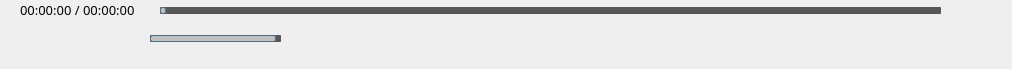
<?xml version="1.0" encoding="UTF-8"?>
<ui version="4.0">
 <class>Console</class>
 <widget class="QWidget" name="Console">
  <property name="geometry">
   <rect>
    <x>0</x>
    <y>0</y>
    <width>1012</width>
    <height>69</height>
   </rect>
  </property>
  <property name="font">
   <font>
    <strikeout>false</strikeout>
   </font>
  </property>
  <property name="focusPolicy">
   <enum>Qt::StrongFocus</enum>
  </property>
  <property name="windowTitle">
   <string>Form</string>
  </property>
  <property name="autoFillBackground">
   <bool>false</bool>
  </property>
  <property name="styleSheet">
   <string notr="true"/>
  </property>
  <widget class="QGroupBox" name="groupBox_0">
   <property name="enabled">
    <bool>true</bool>
   </property>
   <property name="geometry">
    <rect>
     <x>0</x>
     <y>10</y>
     <width>161</width>
     <height>41</height>
    </rect>
   </property>
   <property name="font">
    <font>
     <strikeout>false</strikeout>
    </font>
   </property>
   <property name="autoFillBackground">
    <bool>false</bool>
   </property>
   <property name="styleSheet">
    <string notr="true">border:none</string>
   </property>
   <property name="title">
    <string/>
   </property>
  </widget>
  <widget class="QGroupBox" name="groupBox_1">
   <property name="geometry">
    <rect>
     <x>0</x>
     <y>20</y>
     <width>291</width>
     <height>41</height>
    </rect>
   </property>
   <property name="styleSheet">
    <string notr="true">border:none</string>
   </property>
   <property name="title">
    <string/>
   </property>
   <widget class="QPushButton" name="pushButton_play">
    <property name="geometry">
     <rect>
      <x>10</x>
      <y>0</y>
      <width>51</width>
      <height>41</height>
     </rect>
    </property>
    <property name="text">
     <string/>
    </property>
    <property name="icon">
     <iconset resource="Resources.qrc">
      <normaloff>:/icon/play_on.png</normaloff>:/icon/play_on.png</iconset>
    </property>
    <property name="iconSize">
     <size>
      <width>28</width>
      <height>28</height>
     </size>
    </property>
    <property name="shortcut">
     <string>Space</string>
    </property>
    <property name="checkable">
     <bool>false</bool>
    </property>
    <property name="checked">
     <bool>false</bool>
    </property>
   </widget>
   <widget class="QPushButton" name="pushButton_next">
    <property name="geometry">
     <rect>
      <x>60</x>
      <y>0</y>
      <width>41</width>
      <height>41</height>
     </rect>
    </property>
    <property name="text">
     <string/>
    </property>
    <property name="icon">
     <iconset resource="Resources.qrc">
      <normaloff>:/icon/next.png</normaloff>:/icon/next.png</iconset>
    </property>
    <property name="iconSize">
     <size>
      <width>30</width>
      <height>30</height>
     </size>
    </property>
    <property name="shortcut">
     <string>Ctrl+Right</string>
    </property>
   </widget>
   <widget class="QSlider" name="slider_voice">
    <property name="geometry">
     <rect>
      <x>150</x>
      <y>10</y>
      <width>131</width>
      <height>16</height>
     </rect>
    </property>
    <property name="styleSheet">
     <string notr="true">QSlider::groove:horizontal {
border: 1px solid #7a4d5f;
background: #C0C0C0;
height: 5px;
border-radius: 1px;
padding-left:-1px;
padding-right:-1px;
}
 
QSlider::sub-page:horizontal {
background: qlineargradient(x1:0, y1:0, x2:0, y2:1, 
    stop:0 #B1B1B1, stop:1 #c4c4c4);
background: qlineargradient(x1: 0, y1: 0.2, x2: 1, y2: 1,
    stop: 0 #fc6984, stop: 1 #040f1b);
border: 1px solid #4A708B;
height: 10px;
border-radius: 2px;
}
 
QSlider::add-page:horizontal {
background: #575757;
border: 0px solid #777;
height: 10px;
border-radius: 2px;
}
 
QSlider::handle:horizontal 
{
    background: qradialgradient(spread:pad, cx:0.5, cy:0.5, radius:0.5, fx:0.5, fy:0.5, 
    stop:0.6 #7a4d5f, stop:0.778409 rgba(255, 255, 255, 255));
 
    width: 11px;
    margin-top: -3px;
    margin-bottom: -3px;
    border-radius: 5px;
}
 
QSlider::handle:horizontal:hover {
    background: qradialgradient(spread:pad, cx:0.5, cy:0.5, radius:0.5, fx:0.5, fy:0.5, stop:0.6 #be6570, 
    stop:0.778409 rgba(255, 255, 255, 255));
 
    width: 11px;
    margin-top: -3px;
    margin-bottom: -3px;
    border-radius: 5px;
}
 
QSlider::sub-page:horizontal:disabled {
background: #00009C;
border-color: #999;
}
 
QSlider::add-page:horizontal:disabled {
background: #eee;
border-color: #999;
}
 
QSlider::handle:horizontal:disabled {
background: #eee;
border: 1px solid #aaa;
border-radius: 4px;
}
</string>
    </property>
    <property name="value">
     <number>99</number>
    </property>
    <property name="orientation">
     <enum>Qt::Horizontal</enum>
    </property>
   </widget>
   <widget class="QPushButton" name="pushButton_voice">
    <property name="geometry">
     <rect>
      <x>100</x>
      <y>0</y>
      <width>41</width>
      <height>41</height>
     </rect>
    </property>
    <property name="font">
     <font>
      <pointsize>11</pointsize>
     </font>
    </property>
    <property name="text">
     <string/>
    </property>
    <property name="icon">
     <iconset resource="Resources.qrc">
      <normaloff>:/icon/volume.png</normaloff>:/icon/volume.png</iconset>
    </property>
    <property name="iconSize">
     <size>
      <width>30</width>
      <height>30</height>
     </size>
    </property>
    <property name="checkable">
     <bool>false</bool>
    </property>
    <property name="checked">
     <bool>false</bool>
    </property>
   </widget>
  </widget>
  <widget class="QGroupBox" name="groupBox_2">
   <property name="geometry">
    <rect>
     <x>660</x>
     <y>20</y>
     <width>311</width>
     <height>50</height>
    </rect>
   </property>
   <property name="focusPolicy">
    <enum>Qt::NoFocus</enum>
   </property>
   <property name="styleSheet">
    <string notr="true">border:none</string>
   </property>
   <property name="title">
    <string/>
   </property>
   <layout class="QHBoxLayout" name="horizontalLayout">
    <item>
     <widget class="QPushButton" name="pushButton">
      <property name="text">
       <string/>
      </property>
      <property name="icon">
       <iconset resource="Resources.qrc">
        <normaloff>:/icon/wall_paper.png</normaloff>:/icon/wall_paper.png</iconset>
      </property>
      <property name="iconSize">
       <size>
        <width>32</width>
        <height>32</height>
       </size>
      </property>
     </widget>
    </item>
    <item>
     <widget class="QPushButton" name="pushButton_screen">
      <property name="text">
       <string/>
      </property>
      <property name="icon">
       <iconset resource="Resources.qrc">
        <normaloff>:/icon/screen_full.png</normaloff>:/icon/screen_full.png</iconset>
      </property>
      <property name="iconSize">
       <size>
        <width>32</width>
        <height>32</height>
       </size>
      </property>
     </widget>
    </item>
    <item>
     <widget class="QPushButton" name="pushButton_upend">
      <property name="text">
       <string/>
      </property>
      <property name="icon">
       <iconset resource="Resources.qrc">
        <normaloff>:/icon/upend.png</normaloff>:/icon/upend.png</iconset>
      </property>
      <property name="iconSize">
       <size>
        <width>32</width>
        <height>32</height>
       </size>
      </property>
     </widget>
    </item>
    <item>
     <widget class="QPushButton" name="pushButton_speed">
      <property name="text">
       <string/>
      </property>
      <property name="icon">
       <iconset resource="Resources.qrc">
        <normaloff>:/icon/speed_1.0.png</normaloff>:/icon/speed_1.0.png</iconset>
      </property>
      <property name="iconSize">
       <size>
        <width>32</width>
        <height>32</height>
       </size>
      </property>
     </widget>
    </item>
    <item>
     <widget class="QPushButton" name="pushButton_floder">
      <property name="text">
       <string/>
      </property>
      <property name="icon">
       <iconset resource="Resources.qrc">
        <normaloff>:/icon/folder.png</normaloff>:/icon/folder.png</iconset>
      </property>
      <property name="iconSize">
       <size>
        <width>31</width>
        <height>31</height>
       </size>
      </property>
     </widget>
    </item>
    <item>
     <widget class="QPushButton" name="pushButton_set">
      <property name="text">
       <string/>
      </property>
      <property name="icon">
       <iconset resource="Resources.qrc">
        <normaloff>:/icon/set.png</normaloff>:/icon/set.png</iconset>
      </property>
      <property name="iconSize">
       <size>
        <width>32</width>
        <height>32</height>
       </size>
      </property>
     </widget>
    </item>
   </layout>
  </widget>
  <widget class="QSlider" name="slider_frame">
   <property name="geometry">
    <rect>
     <x>160</x>
     <y>0</y>
     <width>781</width>
     <height>20</height>
    </rect>
   </property>
   <property name="styleSheet">
    <string notr="true">QSlider::groove:horizontal {
border: 1px solid #7a4d5f;
background: #C0C0C0;
height: 5px;
border-radius: 1px;
padding-left:-1px;
padding-right:-1px;
}
 
QSlider::sub-page:horizontal {
background: qlineargradient(x1:0, y1:0, x2:0, y2:1, 
    stop:0 #B1B1B1, stop:1 #c4c4c4);
background: qlineargradient(x1: 0, y1: 0.2, x2: 1, y2: 1,
    stop: 0 #fc6984, stop: 1 #040f1b);
border: 1px solid #4A708B;
height: 10px;
border-radius: 2px;
}
 
QSlider::add-page:horizontal {
background: #575757;
border: 0px solid #777;
height: 10px;
border-radius: 2px;
}
 
QSlider::handle:horizontal 
{
    background: qradialgradient(spread:pad, cx:0.5, cy:0.5, radius:0.5, fx:0.5, fy:0.5, 
    stop:0.6 #7a4d5f, stop:0.778409 rgba(255, 255, 255, 255));
 
    width: 11px;
    margin-top: -3px;
    margin-bottom: -3px;
    border-radius: 5px;
}
 
QSlider::handle:horizontal:hover {
    background: qradialgradient(spread:pad, cx:0.5, cy:0.5, radius:0.5, fx:0.5, fy:0.5, stop:0.6 #be6570, 
    stop:0.778409 rgba(255, 255, 255, 255));
 
    width: 11px;
    margin-top: -3px;
    margin-bottom: -3px;
    border-radius: 5px;
}
 
QSlider::sub-page:horizontal:disabled {
background: #00009C;
border-color: #999;
}
 
QSlider::add-page:horizontal:disabled {
background: #eee;
border-color: #999;
}
 
QSlider::handle:horizontal:disabled {
background: #eee;
border: 1px solid #aaa;
border-radius: 4px;
}
</string>
   </property>
   <property name="orientation">
    <enum>Qt::Horizontal</enum>
   </property>
  </widget>
  <widget class="QLabel" name="label_time">
   <property name="geometry">
    <rect>
     <x>20</x>
     <y>0</y>
     <width>131</width>
     <height>20</height>
    </rect>
   </property>
   <property name="font">
    <font>
     <family>宋体</family>
     <pointsize>10</pointsize>
     <strikeout>false</strikeout>
    </font>
   </property>
   <property name="text">
    <string>00:00:00 / 00:00:00</string>
   </property>
  </widget>
 </widget>
 <tabstops>
  <tabstop>pushButton_play</tabstop>
  <tabstop>pushButton_next</tabstop>
  <tabstop>pushButton_voice</tabstop>
  <tabstop>slider_voice</tabstop>
  <tabstop>pushButton_speed</tabstop>
 </tabstops>
 <resources>
  <include location="Resources.qrc"/>
 </resources>
 <connections/>
</ui>
